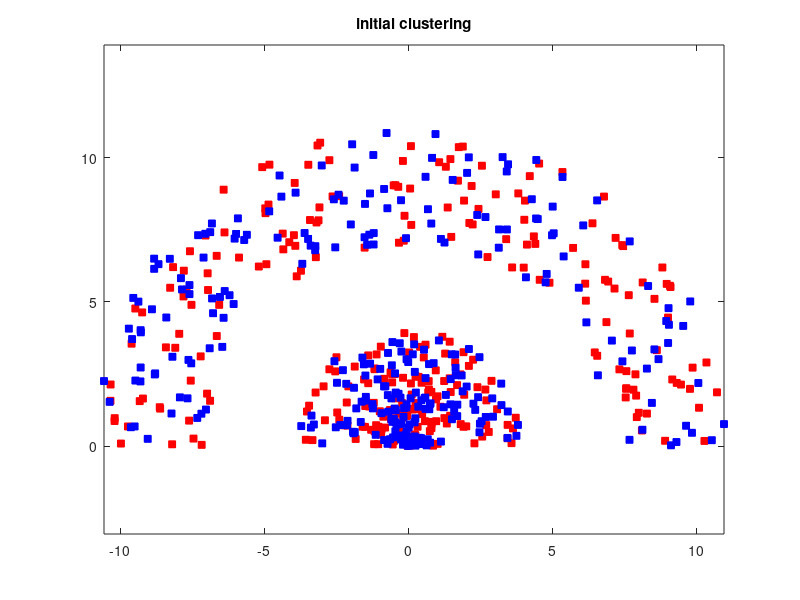

This chart was generated by the following MATLAB code:
% generate data points (rings)
rng(100);
randdata = rand(10000,2);
theta = pi*rand(300,1);
distances = rand(300,1)*4+7;
X = [distances.*cos(theta) distances.*sin(theta)];
theta = pi*rand(300,1);
distances = rand(300,1)*4;
X = [X; distances.*cos(theta) distances.*sin(theta)];
N = size(X,1);

% random initial clustering
clustering = randi([1,2],N,1);
% visualize inital clustering
figure;plot(X(clustering==2,1),X(clustering==2,2),['r','s'], 'MarkerFaceColor','r','MarkerSize',5); hold on; 
plot(X(clustering==1,1),X(clustering==1,2),['b','s'], 'MarkerFaceColor','b','MarkerSize',5); axis equal
title('initial clustering');

% Gaussian affinity matrix
A = zeros(N,N,'double');
sigma = 3;
for n1=1:N
   xn1 = X(n1,:);
   diff = repmat(xn1,N,1)-X;
   A(n1,:) = exp(-sum(diff.^2,2)/2/sigma/sigma);
end